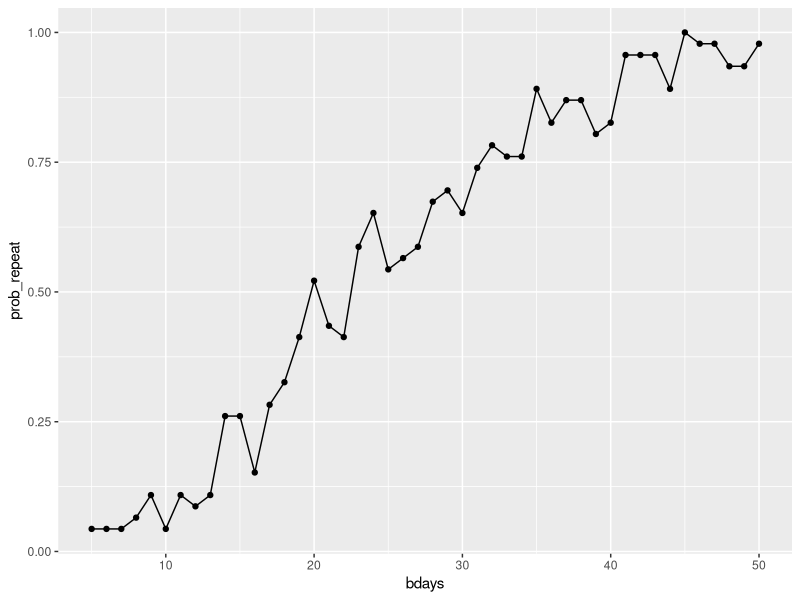

The R source for this figure:
## ---- chunk 1
library(tidyverse)
library(ggplot2)
## ---- chunk 2
birthdays = sample(1:365, 5, replace = TRUE)

repeated_bday = length(unique(birthdays)) < 5
repeated_bday
## ---- chunk 3
bday_sim = function(n_room){
  birthdays = sample(1:365, n_room, replace = TRUE)
  
  repeated_bday = length(unique(birthdays)) < n_room
  repeated_bday
}
## ---- chunk 4
bday_sim_results =
  expand_grid(
    bdays = 5:50,
    iter = 5:50
  ) |>
  mutate(
    result = map_lgl(bdays, bday_sim)
  ) |>
  group_by(
    bdays
  ) |>
  summarise(
    prob_repeat = mean(result)
  )
## ---- chunk 5
bday_sim_results |>
  ggplot(aes(x = bdays, y = prob_repeat)) + 
  geom_point() +
  geom_line()
